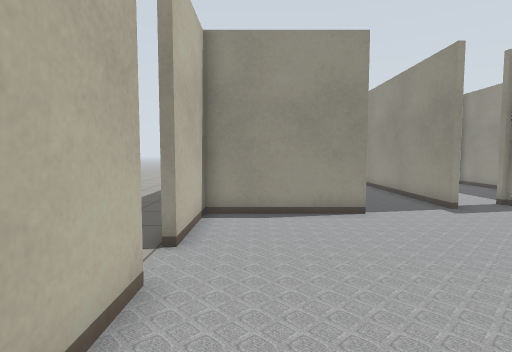
view 1 (above)

24 first-person views from a walk through a robot-simulator world made for Gazebo. The camera is 0.94 m above the floor, tilts 4° down and sees 80° across. The lines on the ground mark 1 m squares. The floor is counted in squares, 0.5 m on a side. Each view is taken from the middle of a square. On the plan, view 1 faces up. The plan holds only what a view shows up to about 16 squares ahead; the rest is blank. The place goes on beyond the plan. The robots in the file are not drawn. Simple patterns stand in for the simulator's built-in surfaces. Simple shapes stand in for some stock models. Some surface patterns are stand-ins.

view 2
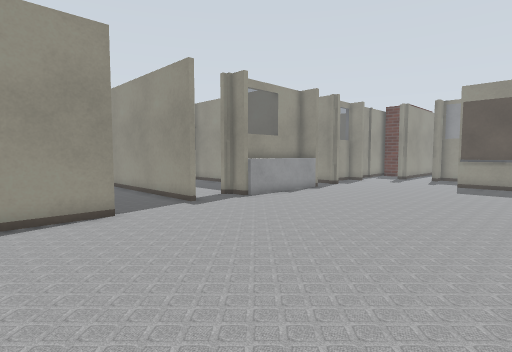

view 3
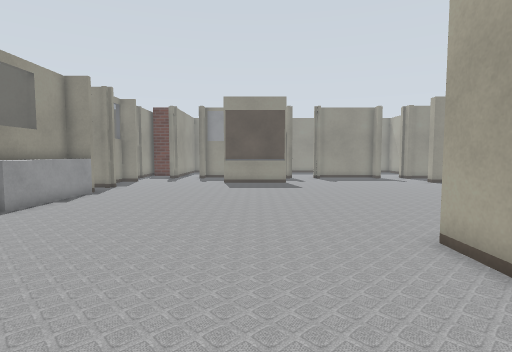

view 4
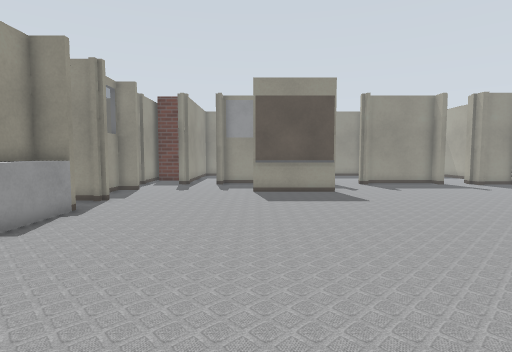

view 5
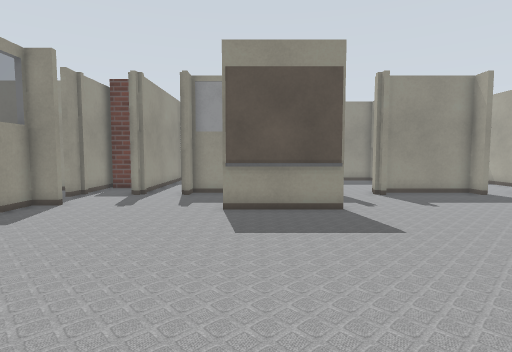

view 6
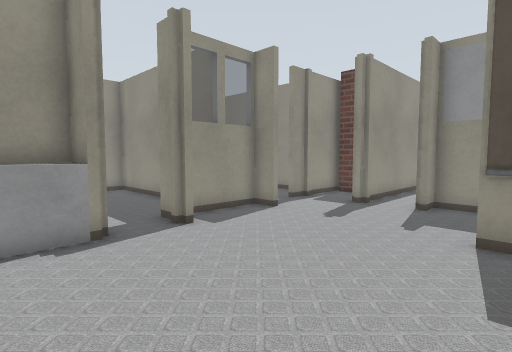

view 7
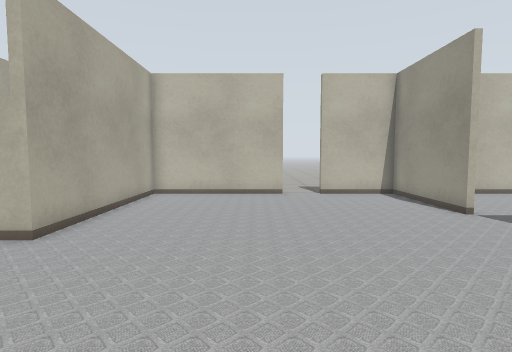

view 8
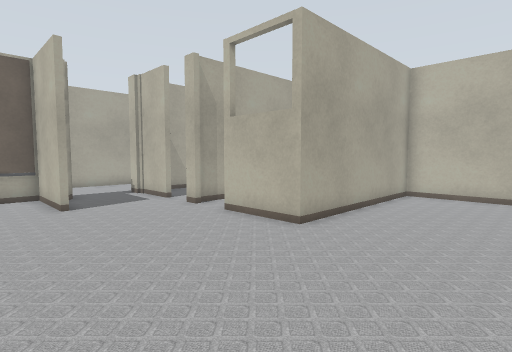

view 9
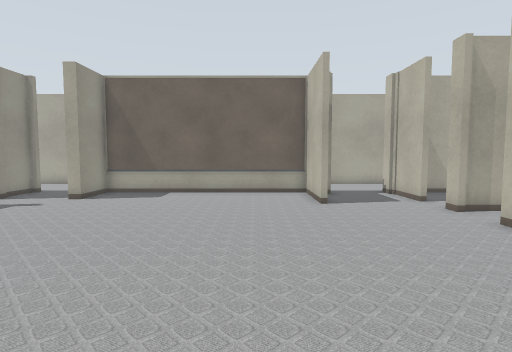

view 10
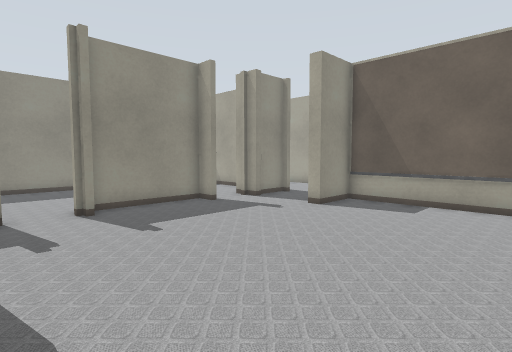

view 11
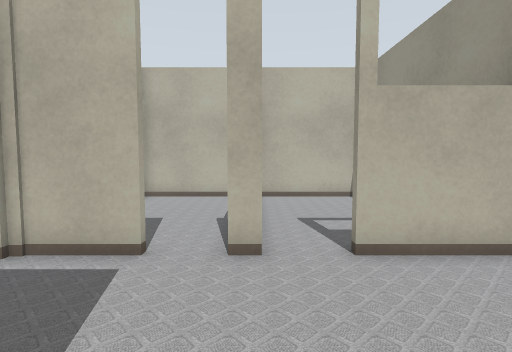

view 12
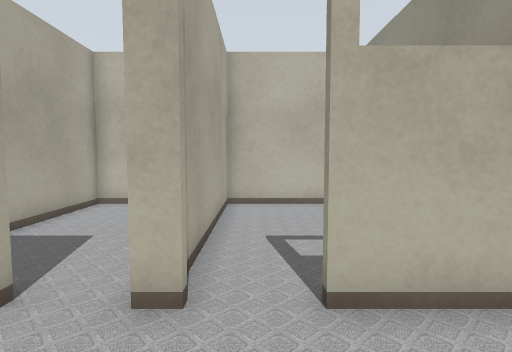

view 13
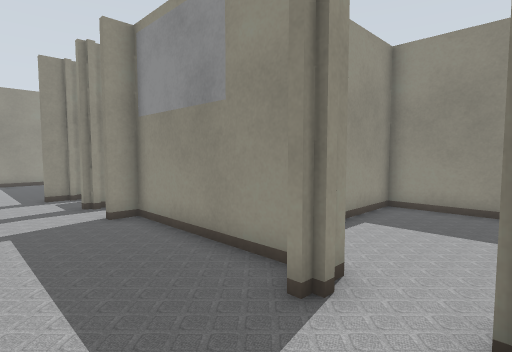

view 14
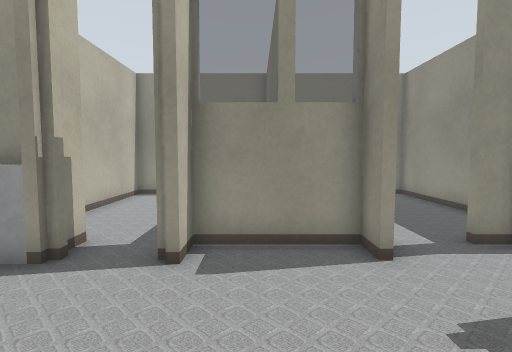

view 15
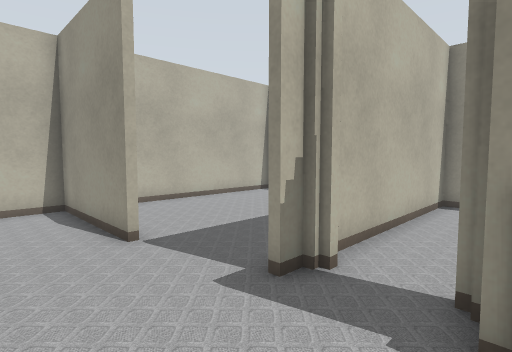

view 16
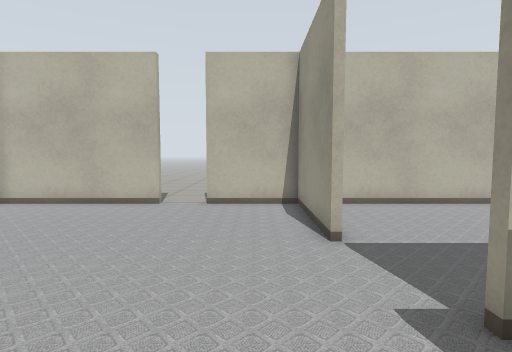

view 17
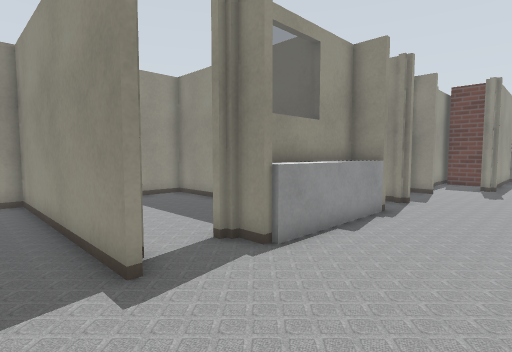

view 18
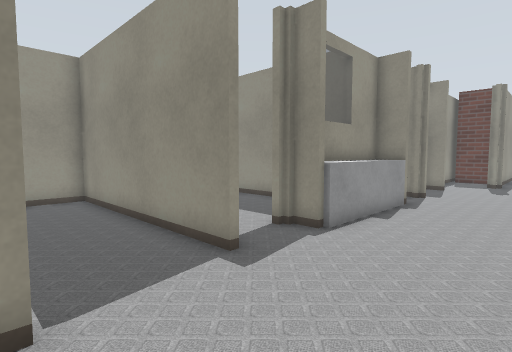

view 19
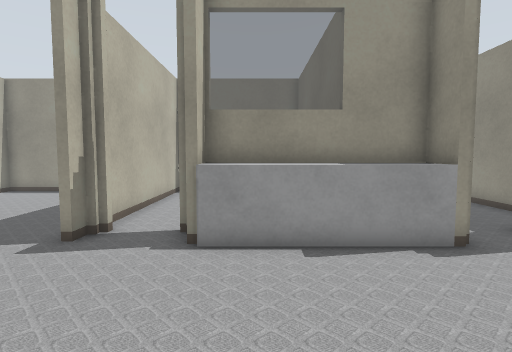

view 20
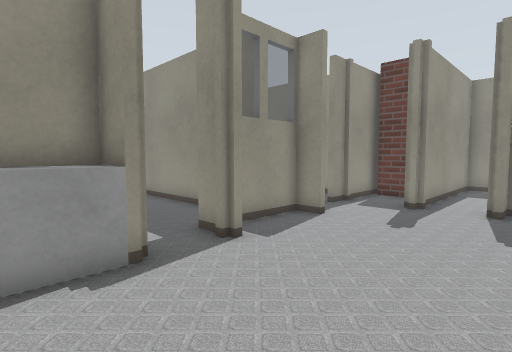

view 21
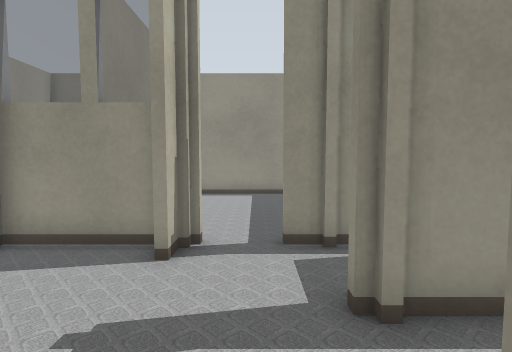

view 22
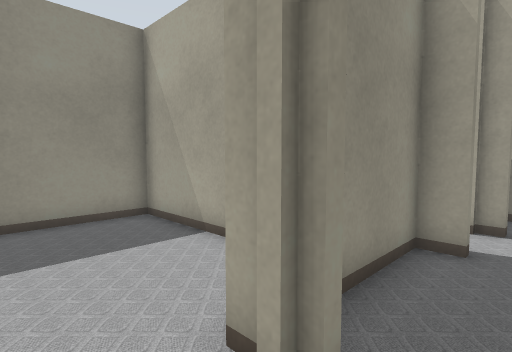

view 23
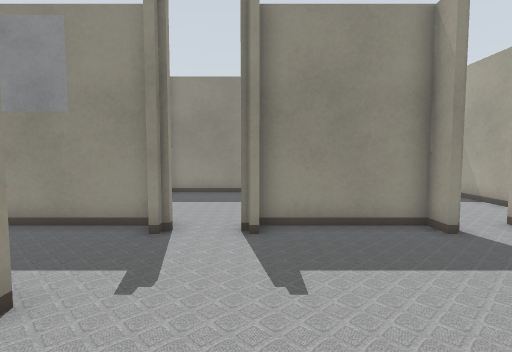

view 24
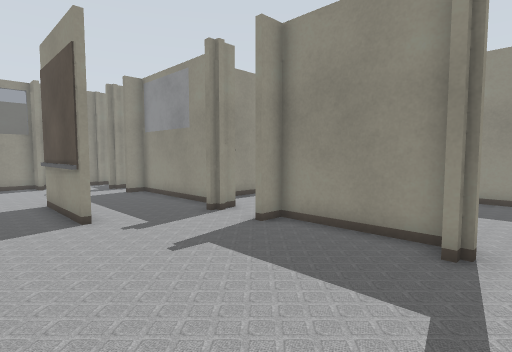

### Floor plan
Ten units are one square. View 1 is at (0, 0); x grows to the right and y downward. Boxes are objects, and circles mark ways between rooms. Rooms are numbered by the first view taken in them; rooms with no view inside come last. Other rooms are left out.
<svg viewBox="-25 -121 352 250">
<path fill="none" stroke="#000" d="M208 0 204 0 204 -42M154 -101 96 -101 96 -111M105 85 105 120 204 120 204 98 210 98M64 69 64 76M68 -104 68 -114M177 -116 177 -101M70 -111 70 -104M250 2 250 -61 241 -61M64 91 64 116M212 -102 212 -113 176 -113M35 -96 -16 -96 -16 -61M214 -111 214 -102M241 76 250 76 250 31 241 31M66 115 66 124M-16 -43 -16 19M-18 19 64 19 64 52M238 102 238 98 245 98M265 -113 235 -113M241 121 241 104M322 -85 241 -85M254 7 248 7M248 28 252 28M282 54 322 54 322 -14 270 -14M-16 82 -16 120 46 120M-16 19 -16 71 61 71M62 22 41 22"/>
<circle cx="250" cy="20" r="3" fill="#2a7"/>
<circle cx="60" cy="90" r="3" fill="#2a7"/>
<circle cx="60" cy="60" r="3" fill="#2a7"/>
<text x="130" y="-10">1</text>
<text x="280" y="20">2</text>
<text x="20" y="100">3</text>
<text x="20" y="50">4</text>
</svg>
Room 1 opens to room 2. Room 1 opens to room 3. Room 1 opens to room 4.

Where each view was taken, in squares from view 1:
view 1: 0 up, 0 right, facing up
view 2: 0 up, 0 right, facing up-right
view 3: 2 up, 0 right, facing right
view 4: 4 up, 5 right, facing right
view 5: 3 up, 10 right, facing right
view 6: 3 up, 13 right, facing up-right
view 7: 3 up, 13 right, facing left
view 8: 3 up, 13 right, facing down-left
view 9: 3 up, 13 right, facing down
view 10: 0 up, 14 right, facing down-right
view 11: 7 down, 12 right, facing left
view 12: 6 down, 10 right, facing left
view 13: 3 down, 21 right, facing up-right
view 14: 5 up, 19 right, facing up
view 15: 7 up, 10 right, facing up-left
view 16: 8 up, 10 right, facing left
view 17: 6 up, 5 right, facing up-right
view 18: 6 up, 3 right, facing up-right
view 19: 4 up, 11 right, facing up
view 20: 5 up, 13 right, facing up-right
view 21: 5 up, 23 right, facing up
view 22: 1 down, 23 right, facing down-right
view 23: 3 down, 17 right, facing right
view 24: 9 down, 18 right, facing up-right
